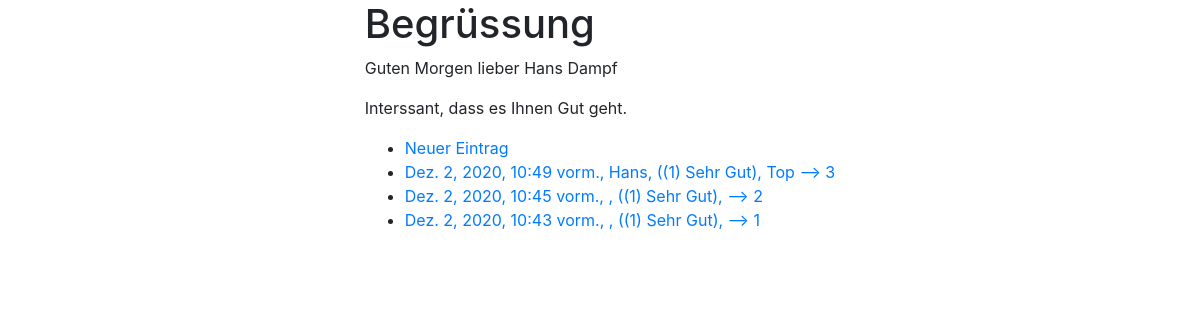
The app's page /, older data.
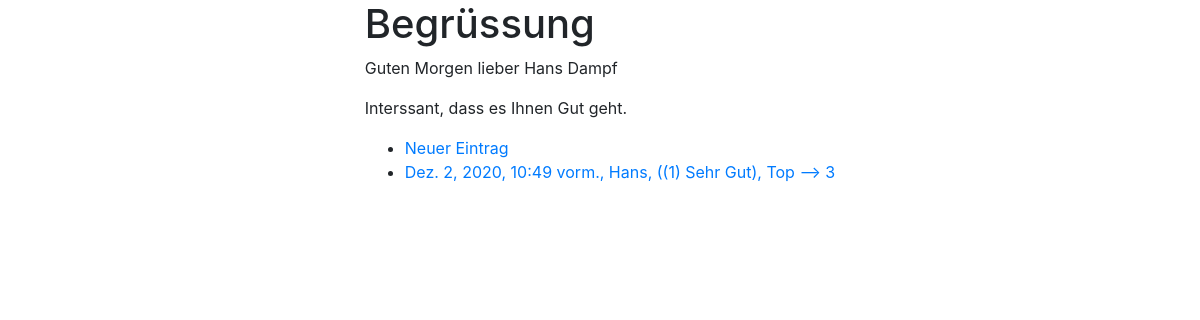
The same page, newer data.
### app1/models.py (models this page shows)
class Tagebuch(models.Model):
    name = models.CharField(max_length=50)
    zeitpunkt = models.DateTimeField(auto_now=False, auto_now_add=True)
    kommentar = models.TextField()
    bewertung = models.ForeignKey(Bewertung, on_delete=models.CASCADE)
    def __str__(self):
        return self.name+", ("+str(self.bewertung)+"), "+self.kommentar
    class Meta:
        verbose_name_plural = "Tagebuch"

class Bewertung(models.Model):
    slug = models.CharField(max_length=20, unique=True)
    beschreibung = models.CharField(max_length=50)
    wert = models.IntegerField()
    def __str__(self):
        return "("+str(self.wert)+") "+self.slug
    class Meta:
        verbose_name_plural = "Bewertung"

### app1/views.py (the view)
# urls.py: path('', views.index, name='index'),
def index(request):
    template = 'app1/base.html'
    tupel = ("Hans Dampf","Gut","lieber")
    tabelle = Tagebuch.objects.all().order_by("-bewertung")
    return render(request,template,{'parameter':tupel, 'tabelle': tabelle})

### app1/templates/app1/base.html (shortened to what this page needs)
<!doctype html>
<html lang="de">
  <head>
    <link rel="stylesheet" href="https://cdn.jsdelivr.net/npm/bootstrap@4.5.3/dist/css/bootstrap.min.css">
  </head>
  <body>
  <div class="container">
    <div class="row justify-content-md-center">
      <div class ="col-md-auto">
        <h1>{% block h1 %}Begrüssung{% endblock h1 %}</h1>
        {% block content %}
        <p>Guten Morgen {{parameter.2}} {{parameter.0}}</p>
        <p>Interssant, dass es Ihnen {{parameter.1}} geht.</p>
        <ul>
          <li><a href="/tagebuchdetail/neu">Neuer Eintrag</a></li>
        {% for zeile in tabelle %}
          <li><a href="/tagebuchdetail/{{zeile.id}}">{{zeile.zeitpunkt}}, {{zeile}} --> {{ zeile.id}}</a></li>
        {% endfor %}
        </ul>
        {% endblock content %}
      </div>
    </div>
  </div>
  </body>
</html>

Row changes from the older to the newer data that the page shows:
removed Tagebuch: zeitpunkt "Dez. 2, 2020, 10:45 vorm.", name+bewertung+kommentar ", ((1) Sehr Gut),", id "2"
removed Tagebuch: zeitpunkt "Dez. 2, 2020, 10:43 vorm.", name+bewertung+kommentar ", ((1) Sehr Gut),", id "1"
